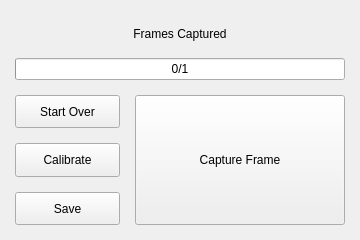
<?xml version="1.0" encoding="UTF-8"?>
<ui version="4.0">
 <class>HandEyeCalibPanel</class>
 <widget class="QWidget" name="HandEyeCalibPanel">
  <property name="geometry">
   <rect>
    <x>0</x>
    <y>0</y>
    <width>360</width>
    <height>240</height>
   </rect>
  </property>
  <property name="windowTitle">
   <string>Lab 7</string>
  </property>
  <layout class="QGridLayout" name="gridLayout" rowstretch="1,2" columnstretch="1,2">
   <property name="leftMargin">
    <number>15</number>
   </property>
   <property name="topMargin">
    <number>15</number>
   </property>
   <property name="rightMargin">
    <number>15</number>
   </property>
   <property name="bottomMargin">
    <number>15</number>
   </property>
   <property name="spacing">
    <number>15</number>
   </property>
   <item row="0" column="0" colspan="2">
    <layout class="QVBoxLayout" name="verticalLayout_2" stretch="0,0">
     <property name="spacing">
      <number>5</number>
     </property>
     <item>
      <widget class="QLabel" name="statusLabel">
       <property name="text">
        <string>Frames Captured</string>
       </property>
       <property name="alignment">
        <set>Qt::AlignmentFlag::AlignCenter</set>
       </property>
       <property name="textInteractionFlags">
        <set>Qt::TextInteractionFlag::NoTextInteraction</set>
       </property>
      </widget>
     </item>
     <item>
      <widget class="QProgressBar" name="framesCapturedProgressBar">
       <property name="maximum">
        <number>1</number>
       </property>
       <property name="value">
        <number>0</number>
       </property>
       <property name="format">
        <string>%v/%m</string>
       </property>
      </widget>
     </item>
    </layout>
   </item>
   <item row="1" column="0">
    <layout class="QVBoxLayout" name="verticalLayout">
     <property name="spacing">
      <number>15</number>
     </property>
     <item>
      <widget class="QPushButton" name="startOverButton">
       <property name="sizePolicy">
        <sizepolicy hsizetype="Preferred" vsizetype="Preferred">
         <horstretch>0</horstretch>
         <verstretch>0</verstretch>
        </sizepolicy>
       </property>
       <property name="text">
        <string>Start Over</string>
       </property>
      </widget>
     </item>
     <item>
      <widget class="QPushButton" name="calibrateButton">
       <property name="sizePolicy">
        <sizepolicy hsizetype="Preferred" vsizetype="Preferred">
         <horstretch>0</horstretch>
         <verstretch>0</verstretch>
        </sizepolicy>
       </property>
       <property name="text">
        <string>Calibrate</string>
       </property>
      </widget>
     </item>
     <item>
      <widget class="QPushButton" name="saveButton">
       <property name="sizePolicy">
        <sizepolicy hsizetype="Preferred" vsizetype="Preferred">
         <horstretch>0</horstretch>
         <verstretch>0</verstretch>
        </sizepolicy>
       </property>
       <property name="text">
        <string>Save</string>
       </property>
      </widget>
     </item>
    </layout>
   </item>
   <item row="1" column="1">
    <widget class="QPushButton" name="captureFrameButton">
     <property name="sizePolicy">
      <sizepolicy hsizetype="Preferred" vsizetype="Preferred">
       <horstretch>0</horstretch>
       <verstretch>0</verstretch>
      </sizepolicy>
     </property>
     <property name="text">
      <string>Capture Frame</string>
     </property>
    </widget>
   </item>
  </layout>
 </widget>
 <resources/>
 <connections/>
</ui>
